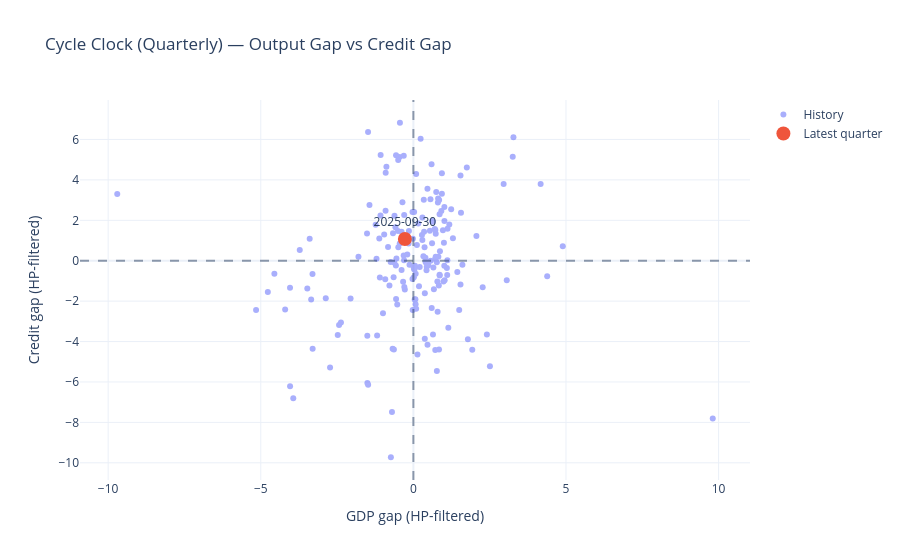

The code cell stored with this chart in its notebook:
### Markdown cell above
### **Cycle clock**

I use the (GDP gap, Credit gap) plane as a “cycle clock”.
The four quadrants define the regime labels.

### Code cell
# --------------------------------------------------
# Cycle Clock: GDP gap vs Credit gap + highlight latest
# --------------------------------------------------
clock = cycle.dropna(subset=["GDP_gap_hp", "Credit_gap_hp", "Regime"]).copy()

today_date = clock.index[-1]
today = clock.loc[today_date]

fig = go.Figure()

# All history
fig.add_trace(go.Scatter(
    x=clock["GDP_gap_hp"],
    y=clock["Credit_gap_hp"],
    mode="markers",
    name="History",
    opacity=0.55,
    text=clock.index.strftime("%Y-%m-%d"),
    hovertemplate="Date=%{text}<br>GDP gap=%{x:.2f}<br>Credit gap=%{y:.2f}<extra></extra>"
))

# Highlight latest
fig.add_trace(go.Scatter(
    x=[today["GDP_gap_hp"]],
    y=[today["Credit_gap_hp"]],
    mode="markers+text",
    name="Latest quarter",
    text=[today_date.strftime("%Y-%m-%d")],
    textposition="top center",
    marker=dict(size=14),
    customdata=[today["Regime"]],
    hovertemplate="LATEST<br>Date=%{text}<br>GDP gap=%{x:.2f}<br>Credit gap=%{y:.2f}<br>Regime=%{customdata}<extra></extra>",
))

# Quadrant lines
fig.add_vline(x=0, line_dash="dash", opacity=0.5)
fig.add_hline(y=0, line_dash="dash", opacity=0.5)

fig.update_layout(
    title="Cycle Clock (Quarterly) — Output Gap vs Credit Gap",
    xaxis_title="GDP gap (HP-filtered)",
    yaxis_title="Credit gap (HP-filtered)",
    template="plotly_white",
)

fig.show()

print("=== Cycle Clock (Latest quarter) ===")
print(f"Date:   {today_date.date()}")
print(f"Regime: {today['Regime']}")
print(f"GDP gap (HP):    {today['GDP_gap_hp']:.2f}")
print(f"Credit gap (HP): {today['Credit_gap_hp']:.2f}")

### Figure 1 — Plotly figure (JSON) as saved in the notebook; plotly's stock layout.template omitted (floating-point values rounded to 4 significant figures; data arrays with more than 128 entries replaced by an {"elided": "..."} marker saying what was removed)
{"data": [{"hovertemplate": "Date=%{text}<br>GDP gap=%{x:.2f}<br>Credit gap=%{y:.2f}<extra></extra>", "mode": "markers", "name": "History", "opacity": 0.55, "text": {"elided": "188 str values"}, "type": "scatter", "x": {"elided": "188 float values"}, "y": {"elided": "188 float values"}}, {"customdata": ["Late-cycle (slowdown)"], "hovertemplate": "LATEST<br>Date=%{text}<br>GDP gap=%{x:.2f}<br>Credit gap=%{y:.2f}<br>Regime=%{customdata}<extra></extra>", "marker": {"size": 14}, "mode": "markers+text", "name": "Latest quarter", "text": ["2025-09-30"], "textposition": "top center", "type": "scatter", "x": [-0.2783], "y": [1.078]}], "layout": {"shapes": [{"line": {"dash": "dash"}, "opacity": 0.5, "type": "line", "x0": 0, "x1": 0, "xref": "x", "y0": 0, "y1": 1, "yref": "y domain"}, {"line": {"dash": "dash"}, "opacity": 0.5, "type": "line", "x0": 0, "x1": 1, "xref": "x domain", "y0": 0, "y1": 0, "yref": "y"}], "title": {"text": "Cycle Clock (Quarterly) — Output Gap vs Credit Gap"}, "xaxis": {"title": {"text": "GDP gap (HP-filtered)"}}, "yaxis": {"title": {"text": "Credit gap (HP-filtered)"}}}}
